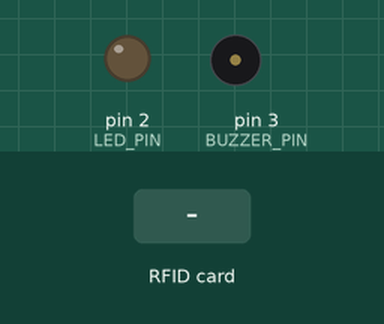
This sketch was run on a simulated Arduino Uno, built with avr-gcc and run on an emulated ATmega328P. On the bench: output pins drawn as LEDs (lit = HIGH), buzzer (waves = sounding). The inputs (shaded band) are chosen by the test bench. Pins used as bus, display or sensor lines are not drawn; what the sketch prints to the serial monitor is not drawn.

Above: at 1.2 s.
1.3 s: RFID card 5E 7A 19 C4 held to the reader
At 1.9 s:
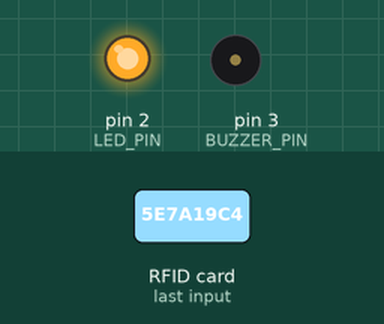
At 3.35 s:
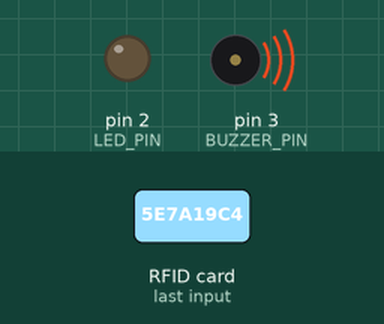
Timing chart, 0 to 5.5 s (numbered marks = the images above; inputs shaded):
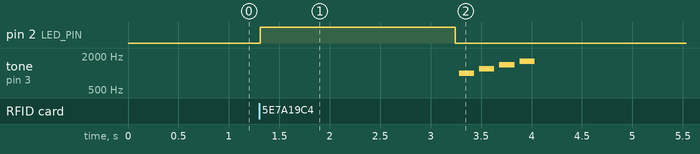

Measured:
- after the input at 1.3 s, pin 2 (LED_PIN): LOW → HIGH at once, → LOW 1.9 s later; tone on pin 3 (BUZZER_PIN): plays 1000 Hz for 0.15 s, 1200 Hz for 0.15 s, 1400 Hz for 0.15 s, 1600 Hz for 0.15 s, starting after 2.0 s

The sketch:

read-from-picc.ino
```cpp
#include <SPI.h>
#include <MFRC522.h>

#define RST_PIN  9
#define SS_PIN  10

#define LED_PIN  2  // LED Indicator
#define BUZZER_PIN  3 // Buzzer Indicator

MFRC522 mfrc522(SS_PIN, RST_PIN);
MFRC522::MIFARE_Key key;

void setup() {
  Serial.begin(9600);
  SPI.begin();
  mfrc522.PCD_Init();

  pinMode(LED_PIN, OUTPUT);
  pinMode(BUZZER_PIN, OUTPUT);

  // Initialize authentication key (default 0xFFFFFFFFFFFF)
  for (byte i = 0; i < 6; i++) {
    key.keyByte[i] = 0xFF;
  }

  Serial.println("🔍 RFID Reader Ready.");
  Serial.println("🔄 Bring a card close to scan all data...");
}

void loop() {
  if (!mfrc522.PICC_IsNewCardPresent()) {
    return; // No card detected
  }

  if (!mfrc522.PICC_ReadCardSerial()) {
    Serial.println("[Bring PICC closer to PCD]");
    return;
  }

  Serial.println("\n📡 Card Detected! Reading all accessible data...");

  digitalWrite(LED_PIN, HIGH); // Turn ON LED while reading
  String retrievedData = readAllData();
  digitalWrite(LED_PIN, LOW); // Turn OFF LED after reading

  Serial.println("\n📜 Consolidated Data from Card:");
  Serial.println(retrievedData);

  alertSuccessMelody(); // Play success melody

  mfrc522.PICC_HaltA();
  mfrc522.PCD_StopCrypto1();
  delay(500);
}

/*
 * Reads ALL data blocks while skipping sector trailers
 */
String readAllData() {
  String data = "";

  for (byte currentBlock = 1; currentBlock < 64; currentBlock++) {
    if (isSectorTrailer(currentBlock)) {
      Serial.print("⛔ Skipping sector trailer block ");
      Serial.println(currentBlock);
      continue;
    }

    byte buffer[18];
    byte bufferSize = sizeof(buffer);

    // Authenticate before reading
    MFRC522::StatusCode status = mfrc522.PCD_Authenticate(MFRC522::PICC_CMD_MF_AUTH_KEY_A, currentBlock, &key, &(mfrc522.uid));
    if (status != MFRC522::STATUS_OK) {
      Serial.print("❌ Authentication failed for block ");
      Serial.print(currentBlock);
      Serial.print(": ");
      Serial.println(mfrc522.GetStatusCodeName(status));
      alertError();
      continue;
    }

    // Read the block
    status = mfrc522.MIFARE_Read(currentBlock, buffer, &bufferSize);
    if (status != MFRC522::STATUS_OK) {
      Serial.print("❌ Read failed for block ");
      Serial.print(currentBlock);
      Serial.print(": ");
      Serial.println(mfrc522.GetStatusCodeName(status));
      alertError();
      continue;
    } else {
      Serial.print("✅ Block ");
      Serial.print(currentBlock);
      Serial.print(" contains: \"");

      String portion = "";
      for (int j = 0; j < 16; j++) {
        if (buffer[j] == 0) break;  // Stop reading at NULL terminator
        portion += (char)buffer[j];
      }

      Serial.print(portion);
      Serial.println("\"");

      data += portion;
    }
  }

  return data;
}

/*
 * Check if a block is a sector trailer (3, 7, 11, 15, etc.)
 */
bool isSectorTrailer(byte block) {
  return (block + 1) % 4 == 0;
}

/*
 * Success Melody (Ascending Beeps)
 */
void alertSuccessMelody() {
  int melody[] = {1000, 1200, 1400, 1600}; // Frequency of tones
  int duration = 150; // Duration of each tone in ms

  for (int i = 0; i < 4; i++) {
    tone(BUZZER_PIN, melody[i], duration);
    delay(duration + 50); // Add short pause
  }
  noTone(BUZZER_PIN); // Stop buzzer sound
}

/*
 * Error Beep (Three Beeps)
 */
void alertError() {
  for (int i = 0; i < 3; i++) {
    tone(BUZZER_PIN, 1000, 200);
    delay(400);
  }
  noTone(BUZZER_PIN);
}
```
